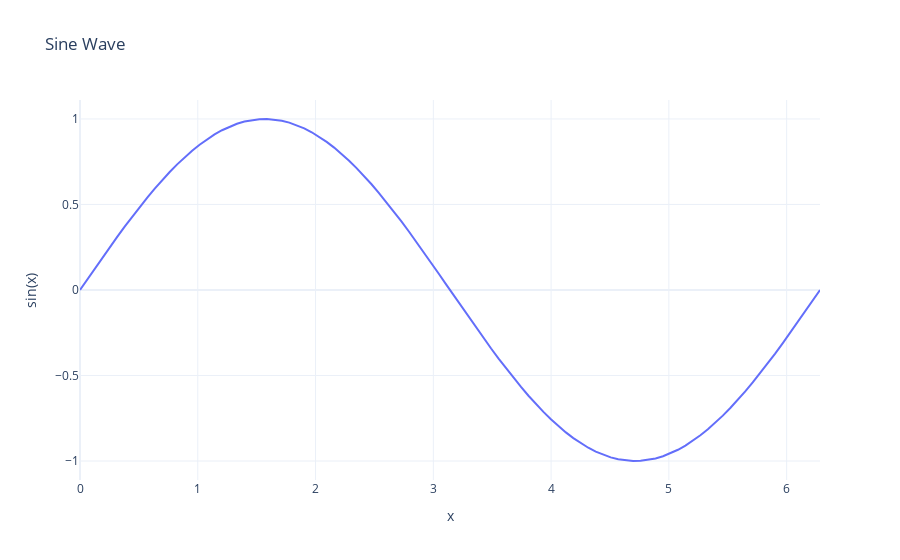

The cell this chart's notebook holds for it:
### Code cell
def plot_sine_wave_interactive():
    x = np.linspace(0, 2*np.pi, 100)
    y = np.sin(x)
    
    fig = go.Figure()
    fig.add_trace(go.Scatter(x=x, y=y, mode='lines', name='sin(x)'))
    
    fig.update_layout(
        title="Sine Wave",
        xaxis_title="x",
        yaxis_title="sin(x)",
        template="plotly_white"  # Change the template if needed
    )
    
    fig.show()

# Call the function to generate the interactive plot
plot_sine_wave_interactive()
